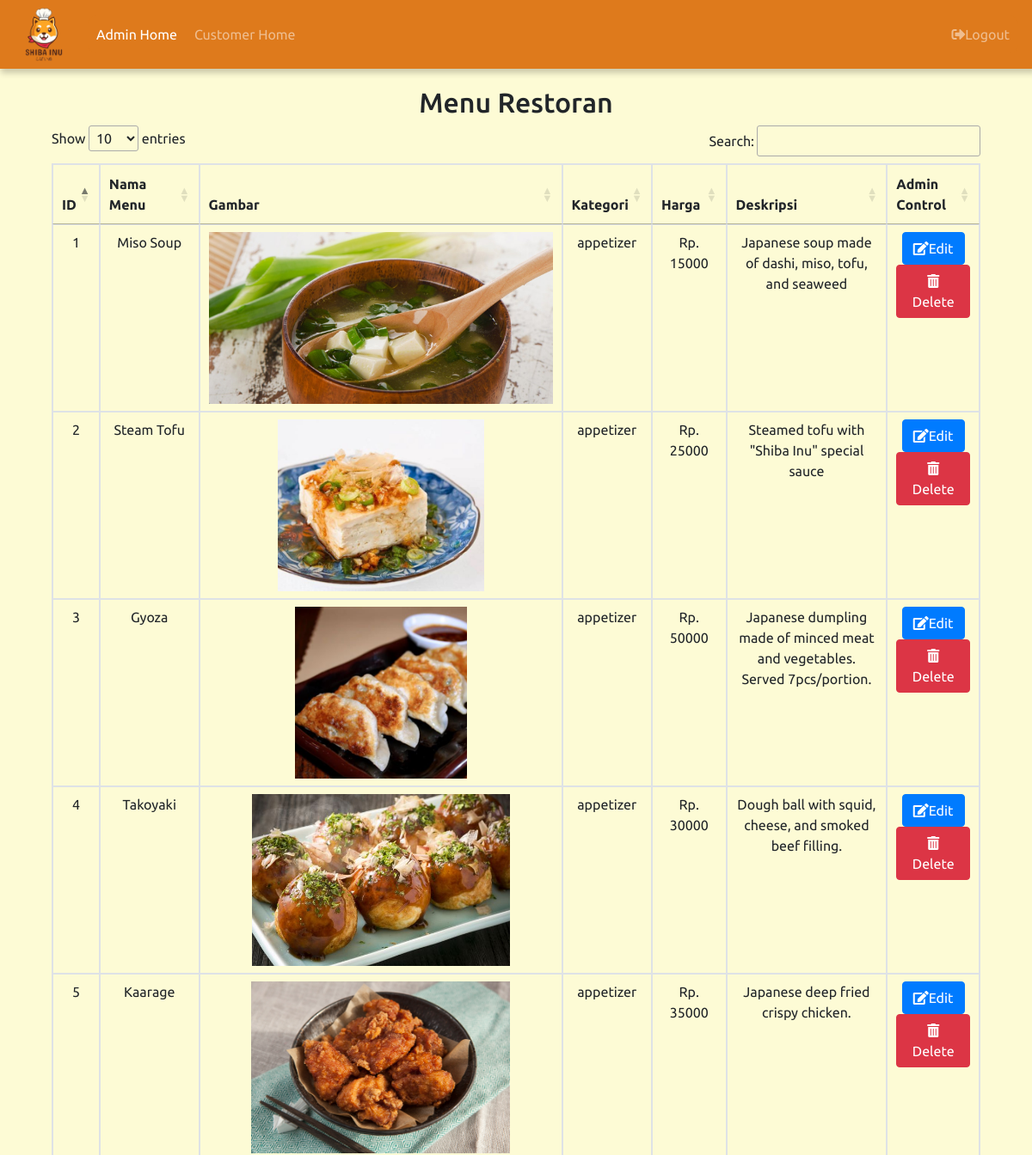
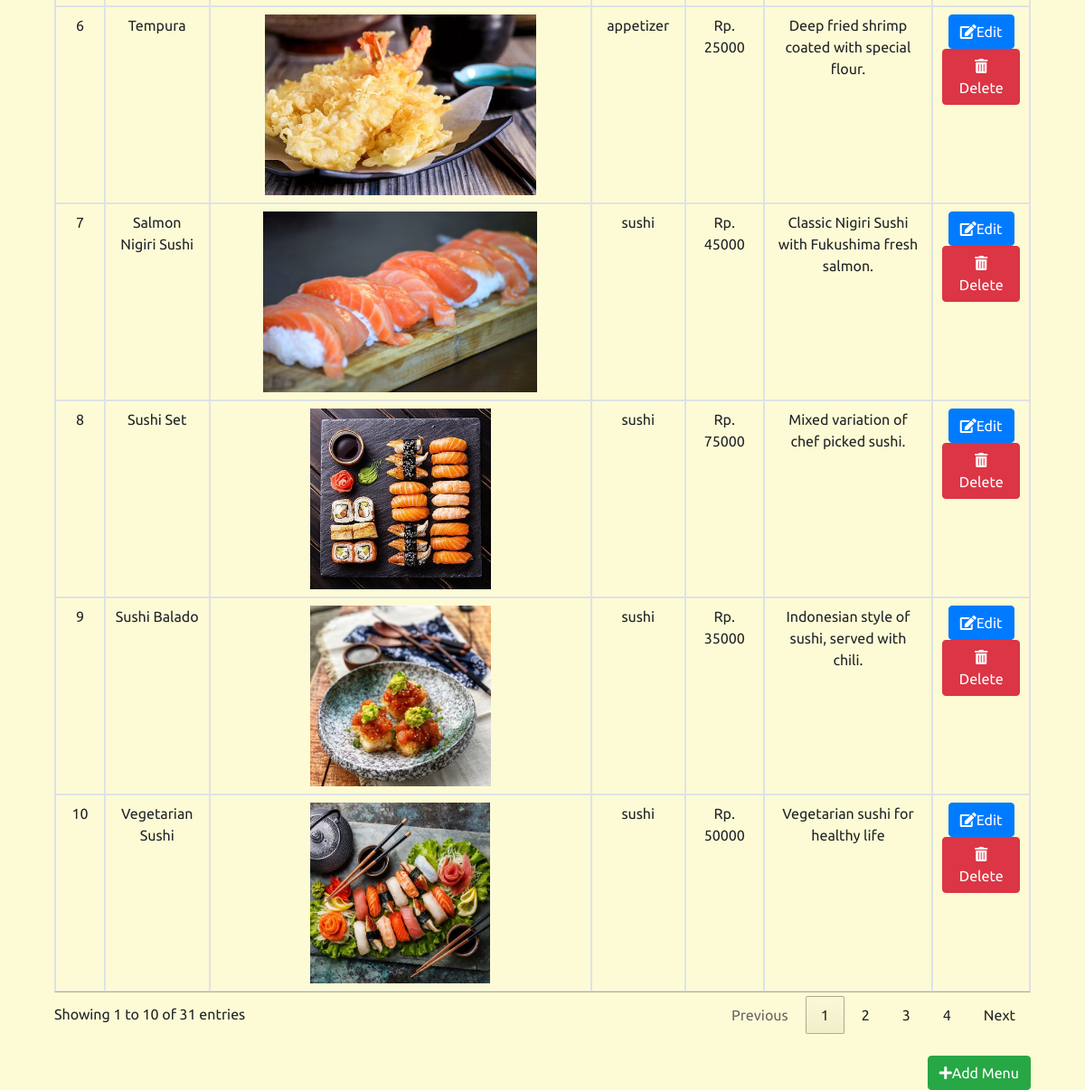
The app's page /admin/admin.php (signed in) with its own data (2 pictures, top to bottom).
### tables this page shows
CREATE TABLE `menu` (
  `id_menu` int(10) NOT NULL,
  `id_kategori` int(11) NOT NULL,
  `nama_menu` varchar(50) NOT NULL,
  `harga_menu` int(11) NOT NULL,
  `deskripsi` varchar(100) NOT NULL,
  `image` varchar(65) NOT NULL
);

CREATE TABLE `kategori` (
  `id_kategori` int(11) NOT NULL,
  `nama_kategori` varchar(100) NOT NULL
);

### db_connect.php (called while the page is built, shortened)
<?php
    $db = mysqli_connect("localhost", "root", "", "restaurant");
    $menu = mysqli_query($db, "SELECT * FROM menu JOIN kategori USING(id_kategori)");
?>

### admin/admin.php (the view, shortened to what this page needs)
<?php
    require '../db_connect.php';
?>
<!Doctype html>
<html>
    <head>
        <link rel="stylesheet" href="https://stackpath.bootstrapcdn.com/bootstrap/4.3.1/css/bootstrap.min.css">
        <link rel="stylesheet" href="https://use.fontawesome.com/releases/v5.7.0/css/all.css">
        <link href="https://unpkg.com/aos@2.3.1/dist/aos.css" rel="stylesheet">
        <link rel="stylesheet" href="../style/style.css">
        <link rel="stylesheet" type="text/css" href="https://cdn.datatables.net/1.10.23/css/jquery.dataTables.css">
    </head>
    <body>
        <nav class="navbar navbar-expand-lg nav-color navbar-dark fixed-top">
            <a class="navbar-brand" href="#">
                <img src="../images/pemweb_logo.png" width="70" height="70" alt="">
            </a>
            <div class="collapse navbar-collapse navbar-dark" style="width: 40%; background-color: #de7a1c; border-radius: 10px;" id="navbarSupportedContent">
                <ul class="navbar-nav mr-auto">
                    <li class="nav-item active">
                        <a class="nav-link" style="padding: 10px;" href="admin.php">Admin Home</a>
                    </li>
                    <li class="nav-item">
                        <a class="nav-link" style="padding: 10px;" href="../index.php">Customer Home</a>
                    </li>
                </ul>
                <ul class="navbar-nav navbar-right">
                    <li class="nav-item">
                        <a class="nav-link" style="padding: 10px;" href="admin_logout.php"><i class="fa fa-sign-out-alt"></i>Logout</a>
                    </li>
                </ul>
            </div>
        </nav>
        <div class="content">
            <h2 class="text-center">Menu Restoran</h2>
            <div style="margin: 0 auto; width: 90%;">
                <table class="table table-bordered text-center" id="admin_table">
                    <thead>
                        <tr>
                            <th>ID</th>
                            <th>Nama Menu</th>
                            <th>Gambar</th>
                            <th>Kategori</th>
                            <th>Harga</th>
                            <th>Deskripsi</th>
                            <th>Admin Control</th>
                        </tr>
                    </thead>
                    <tbody>
                        <?php while($row = mysqli_fetch_assoc($menu)) : ?>
                            <tr>
                                <td><?php echo $row['id_menu']; ?></td>
                                <td><?php echo $row['nama_menu'] ?></td>
                                <td><img src="<?php echo '../images/'.$row['image'];?>" height="200px" width="auto"></td>
                                <td><?php echo $row['nama_kategori'] ?></td>
                                <td><?php echo "Rp. " . $row['harga_menu'] ?></td>
                                <td><?php echo $row['deskripsi'] ?></td>
                                <td>
                                    <a href="edit_menu.php?id=<?= $row["id_menu"]; ?>"><button class="btn btn-primary"><i class="fa fa-edit"></i>Edit</button></a>
                                    <a href="delete_menu.php?id=<?= $row["id_menu"]; ?>"><button class="btn btn-danger"><i class="fa fa-trash-alt"></i>Delete</button></a>
                                </td>
                            </tr>
                        <?php endwhile; ?>
                    </tbody>
                </table>
                <br>
                <a href="add_menu.php"><button type="button" class="btn btn-success float-right"><i class="fa fa-plus"></i>Add Menu</button></a>
            </div>
        </div>
    </body>
</html>

### style/style.css (style rules this page uses)
body { font-family: 'Ubuntu', sans-serif; background-color: #fdfbd5; }
.nav-color { background-color: #de7a1c; }
a { color: white; }
.navbar { height: 80px; box-shadow: 3px 3px 7px 2px rgba(0, 0, 0, 0.2); }
.content { margin-top: 100px; width: 100%; }

### records on screen
menu: id_menu "1", nama_menu "Miso Soup", image (picture), id_kategori.nama_kategori "appetizer", harga_menu "15000", deskripsi "Japanese soup made of dashi, miso, tofu, and seaweed"
menu: id_menu "2", nama_menu "Steam Tofu", image (picture), id_kategori.nama_kategori "appetizer", harga_menu "25000", deskripsi "Steamed tofu with \"Shiba Inu\" special sauce"
menu: id_menu "3", nama_menu "Gyoza", image (picture), id_kategori.nama_kategori "appetizer", harga_menu "50000", deskripsi "Japanese dumpling made of minced meat and vegetables. Served 7pcs/portion."
menu: id_menu "4", nama_menu "Takoyaki", image (picture), id_kategori.nama_kategori "appetizer", harga_menu "30000", deskripsi "Dough ball with squid, cheese, and smoked beef filling."
menu: id_menu "5", nama_menu "Kaarage", image (picture), id_kategori.nama_kategori "appetizer", harga_menu "35000", deskripsi "Japanese deep fried crispy chicken."
menu: id_menu "6", nama_menu "Tempura", image (picture), id_kategori.nama_kategori "appetizer", harga_menu "25000", deskripsi "Deep fried shrimp coated with special flour."
menu: id_menu "7", nama_menu "Salmon Nigiri Sushi", image (picture), id_kategori.nama_kategori "sushi", harga_menu "45000", deskripsi "Classic Nigiri Sushi with Fukushima fresh salmon."
menu: id_menu "8", nama_menu "Sushi Set", image (picture), id_kategori.nama_kategori "sushi", harga_menu "75000", deskripsi "Mixed variation of chef picked sushi."
menu: id_menu "9", nama_menu "Sushi Balado", image (picture), id_kategori.nama_kategori "sushi", harga_menu "35000", deskripsi "Indonesian style of sushi, served with chili."
menu: id_menu "10", nama_menu "Vegetarian Sushi", image (picture), id_kategori.nama_kategori "sushi", harga_menu "50000", deskripsi "Vegetarian sushi for healthy life"
